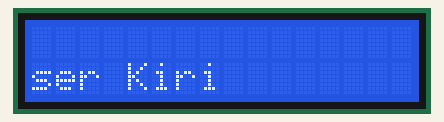
Recording of a sketch running on a simulated ESP32. On the bench: 16×2 character LCD.

Above: at 0.38 s.
At 0.8 s:
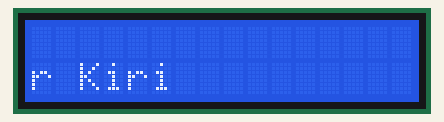
At 1.22 s:
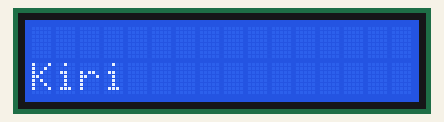
At 2.0 s:
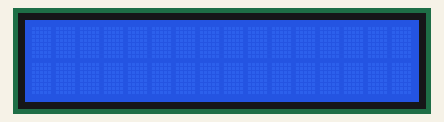
At 5.44 s:
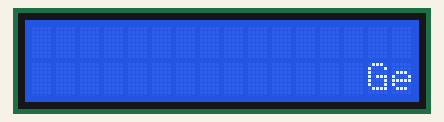
At 9.02 s:
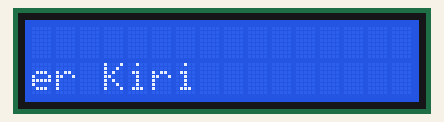

The sketch:

basic_LCD_I2C.ino
```cpp
/*
Code usage is for ESP32 with Expansion board by kelasrobot.com
*/

#include <LiquidCrystal_I2C.h>
//LiquidCrystal I2C Library by Frank de Brabander

/*
Wiring for ESP32:
VCC-> 5V
GND-> GND
SDA-> D21
SCL-> D22
Or simply using LCD I2C port offered by ESP32 Expansion Board by kelasrobot.com
*/


LiquidCrystal_I2C lcd(0x27, 16, 2);
/*Making variabel "lcd" and
setting I2C address 0x27, 16 column and 2 rows */

void setup() {
  lcd.init();               // initialize the lcd
  lcd.backlight();          // open the backlight
}

void loop()
    {
    lcd.setCursor(0, 1); // print on first coloumn on second row (bottom)
    lcd.scrollDisplayLeft(); //text will be scrolling from right to left
    delay(200); //speed of scrolling
    lcd.print("Geser Kiri"); //text that printed and scrolled
    }

    /*
    other command:
    lcd.scrollDisplayRight(); -> to scroll the text from left to right
    lcd.clear(); -> to clear lcd before adding other text
    */
```

Measured:
- by itself, everything shown: repeats every 8.4 s, in 26 steps
- what the display in image 3 shows lasts 3.1 s, from 2.0 s to 5.1 s
